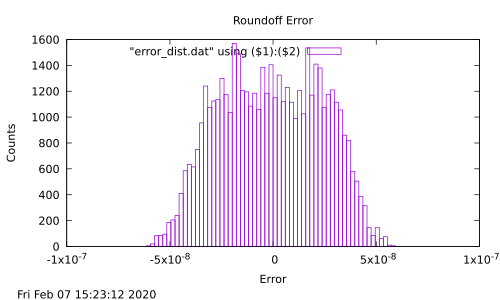

Here is the gnuplot script that generated this plot:
#  file: derivative_test.plt 
#
#  Gnuplot plot file for derivative_test output
#  
#  Programmer:  Dick Furnstahl  furnstahl.1@osu.edu
# 
#  Revision history
#   2004-01-24  original version for 780.20 session 5
#   2004-01-16  added postscript enhanced and comments for session 4
#

# record the time and date the graph was generated
set timestamp

# titles and labels
set title 'Roundoff Error'
set xlabel 'Error'
set ylabel 'Counts'

# move the legend to a free space
set key left

# set the x and y axis scales (already logs)
set xrange [-1e-7:1e-7]
#set yrange [-8:0]

# fit the curve
#f1(x) = a1*x + b1
#fit [4:6] f1(x) "sums.dat" using ($1):($2) via a1, b1
#fit_title1 = sprintf("%-+4.1f*x %-+4.1f",a1,b1)

# set the terminal type to be the screen (which is x11 here)
set term x11

# plot the data as well as the fit, with appropriate titles 
plot "error_dist.dat" using ($1):($2) smooth freq with boxes # , \
 #    a1*x + b1 title fit_title1

# output the plot to the file derivative_test_plt.ps   
set out "error_dist.ps"
set term postscript color enhanced
replot
set out "error_dist.pdf"
set term pdf
replot
